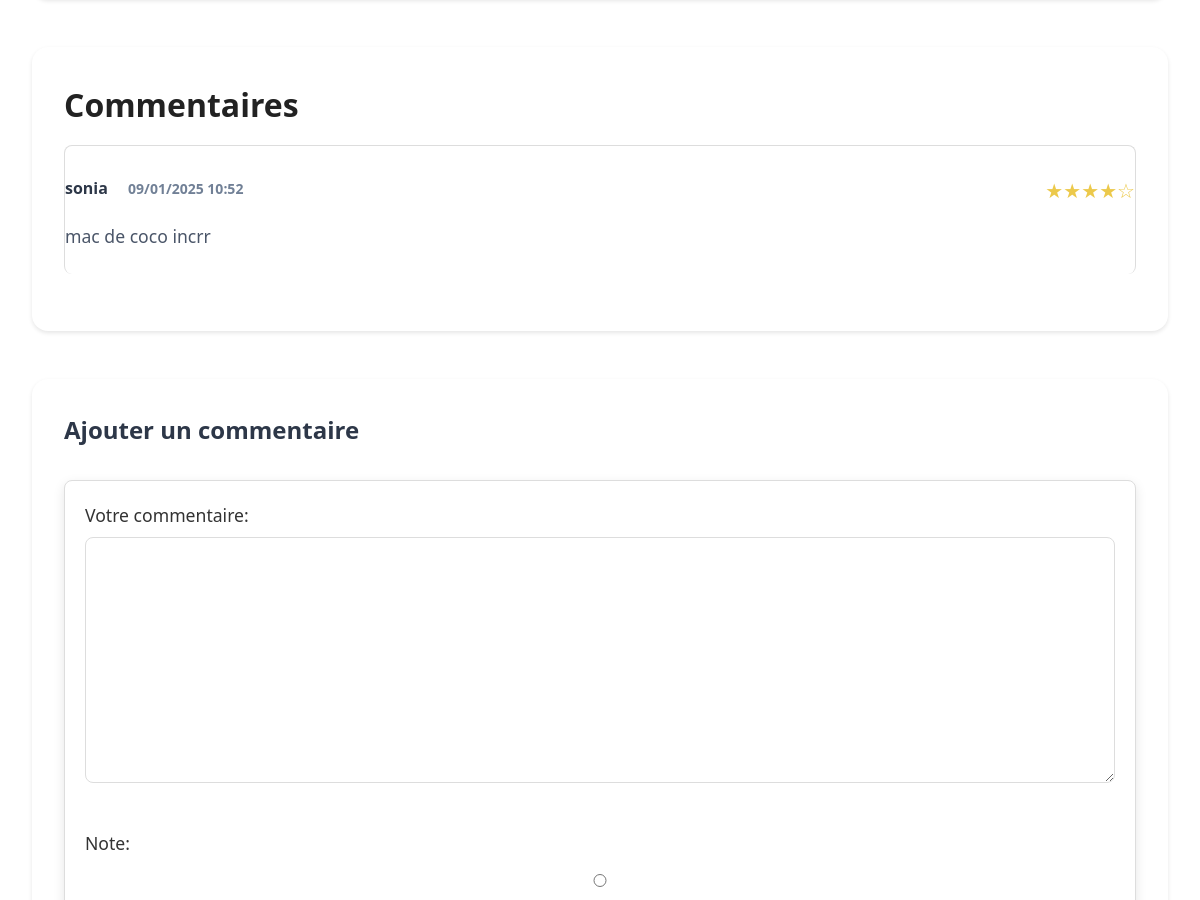
/product/2/ (signed in, middle part), run on an earlier commit of the app's database.
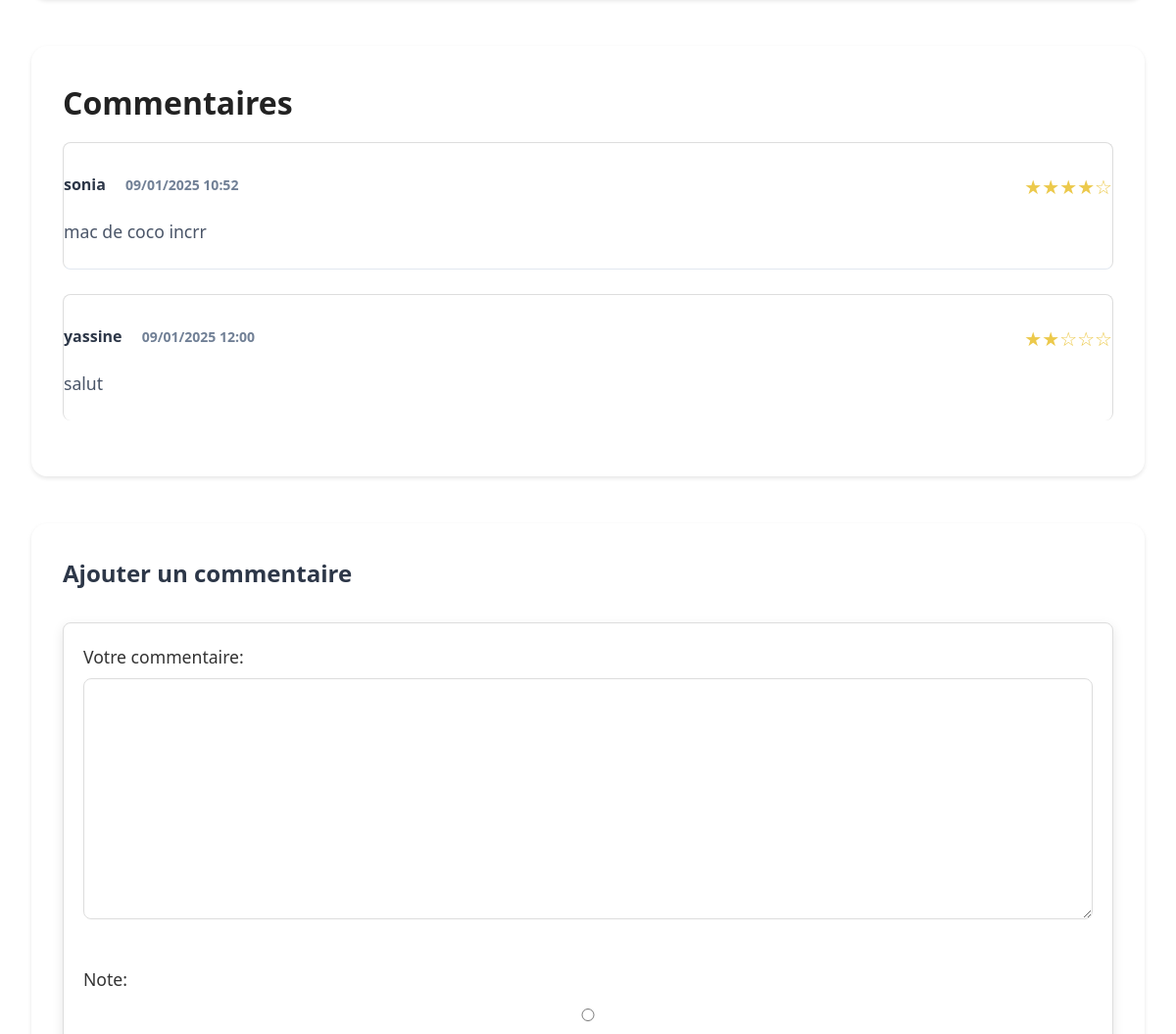
And on a later commit of the database.
### shop/models.py (models this page shows, shortened)
class Comment(models.Model):
    product = models.ForeignKey(Product, on_delete=models.CASCADE, related_name='comments')
    user_name = models.CharField(max_length=100)
    content = models.TextField()
    rating = models.IntegerField(choices=[(i, i) for i in range(1, 6)])  # Note de 1 à 5
    created_at = models.DateTimeField(auto_now_add=True)
    def rating_display(self):
        return '★' * self.rating + '☆' * (5 - self.rating)

### shop/views.py (the view, shortened to what this page needs)
# urls.py: path('product/<int:product_id>/', shop_views.product_detail, name='product_detail'),
@login_required
def product_detail(request, product_id):
    product = get_object_or_404(Product, id=product_id)
    comments = product.comments.all()  # Récupère tous les commentaires du produit
    comment_form = CommentForm()
    return render(request, 'shop/product_detail.html', {
        'product': product,
        'comments': comments,
        'comment_form': comment_form
    })

### shop/forms.py
class CommentForm(forms.ModelForm):
    class Meta:
        model = Comment
        fields = ['content', 'rating']
    content = forms.CharField(widget=forms.Textarea, label="Votre commentaire")
    rating = forms.ChoiceField(choices=[(i, i) for i in range(1, 6)], label="Note", widget=forms.RadioSelect)

### shop/templates/shop/product_detail.html (shortened to what this page needs)
{% load static %}
<!DOCTYPE html>
<html lang="fr">
  <head>
    <link rel="stylesheet" href="{% static 'css/detail.css' %}" />
  </head>
  <body>
    <div class="container">
      <div class="comments-section">
        <h2>Commentaires</h2>
        {% for comment in comments %}
        <div class="comment">
          <div class="comment-header">
            <p class="comment-author">
              <strong>{{ comment.user_name }}</strong>
              <span class="comment-date"
                >{{ comment.created_at|date:"d/m/Y H:i" }}</span
              >
            </p>
            <p class="comment-rating">{{ comment.rating_display }}</p>
          </div>
          <p class="comment-text">{{ comment.content }}</p>
        </div>
        {% empty %}
        <div class="no-comments">
          <p>Aucun commentaire pour ce produit.</p>
        </div>
        {% endfor %}
      </div>
      {% if user.is_authenticated %}
      <div class="comment-form-section">
        <h3>Ajouter un commentaire</h3>
        <form method="POST" class="comment-form">
          {% csrf_token %} {% for field in comment_form %}
          <div class="form-group">
            {{ field.label_tag }} {{ field }}
          </div>
          {% endfor %}
        </form>
      </div>
      {% endif %}
    </div>
  </body>
</html>

What changed in the data, as far as the page shows it:
added Comment: user_name "yassine", created_at "09/01/2025 12:00", rating_display "★★☆☆☆", content "salut"
